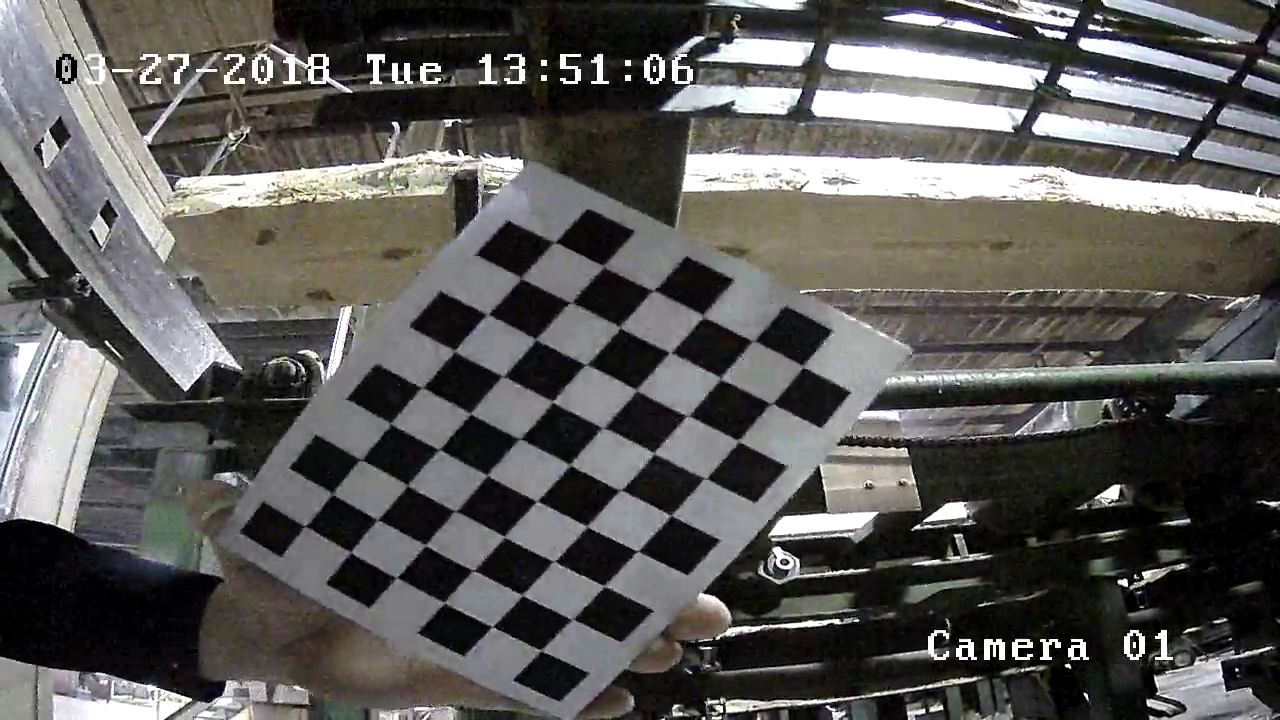
#> input picture Calibration/12.png, 1280 x 720 px
$ python static_select_roi.py --input_scan_folder Calibration --output_file_name out.png
#> lines starting #> are read from the running program, lines starting #| are printed output that depends on the picture; after the words box and inside, x2 and y2 are one past the last pixel; in counts of white or black regions, pixels touching at a corner belong together
"""Select regions of interest and save them to disk.

Each camera needs its own set of ROI boxes. This is done
by constructing a list of lists that is shaped accordingly:
NUMBER_OF_CAMERAS X NUMBER_OF_BOXES. This list is saved in
a file called ROI_list.p
"""

import os
import cv2
import pickle
import glob
import argparse
import traceback
import pdb
import sys


def info(type, value, tb):
    """Start the debugger if we run into an exception."""
    traceback.print_exception(type, value, tb)
    pdb.pm()


sys.excepthook = info


def mouse_handler(event, x, y, flags, param):
    """Update the mouse position as mouse move events call this function."""
    global mouseX, mouseY, ROI_list, camera_number
    if event == cv2.EVENT_MBUTTONDOWN:
        mouseX, mouseY = x, y
        ROI_list[camera_number].append([x, y])
    elif event == cv2.EVENT_MOUSEMOVE:
        mouseX, mouseY = x, y


ap = argparse.ArgumentParser()
ap.add_argument('-i', '--input_scan_folder',
                required=True,
                help='Folder containing a set of camera images')
ap.add_argument('-o', '--output_file_name',
                required=True,
                help='File name to save ROI to.')
args = vars(ap.parse_args())
input_folder = args['input_scan_folder']
output_filename = args['output_file_name']

if input_folder[-1] is not '/':
    input_folder += '/'
if not os.path.exists(input_folder):
    print('Invalid input folder: {}'.format(input_folder))
    exit()
camera_image_files = glob.glob(input_folder+'*.png')

size = 224
ROI_list = [[] for _ in camera_image_files]
mouseX, mouseY = 100, 100
camera_number = 0
cv2.namedWindow('image')
cv2.setMouseCallback('image', mouse_handler)
wide_camera_cal = pickle.load(open('wide_camera_cal.p', 'rb'))
#> (reads wide_camera_cal.p from the repository)

for image_file in camera_image_files:
    img = cv2.imread(image_file, -1)
#> img is the input picture: shape (720, 1280, 3); mean B, G, R 87.8, 90, 91.5
    camera_number = int(image_file[-5:-4])
    while True:
        work_img = img.copy()
        cv2.rectangle(work_img,
                      (mouseX-int(size/2), mouseY-int(size/2)),
                      (mouseX+int(size/2), mouseY+int(size/2)),
                      (0, 255, 255),
                      4)
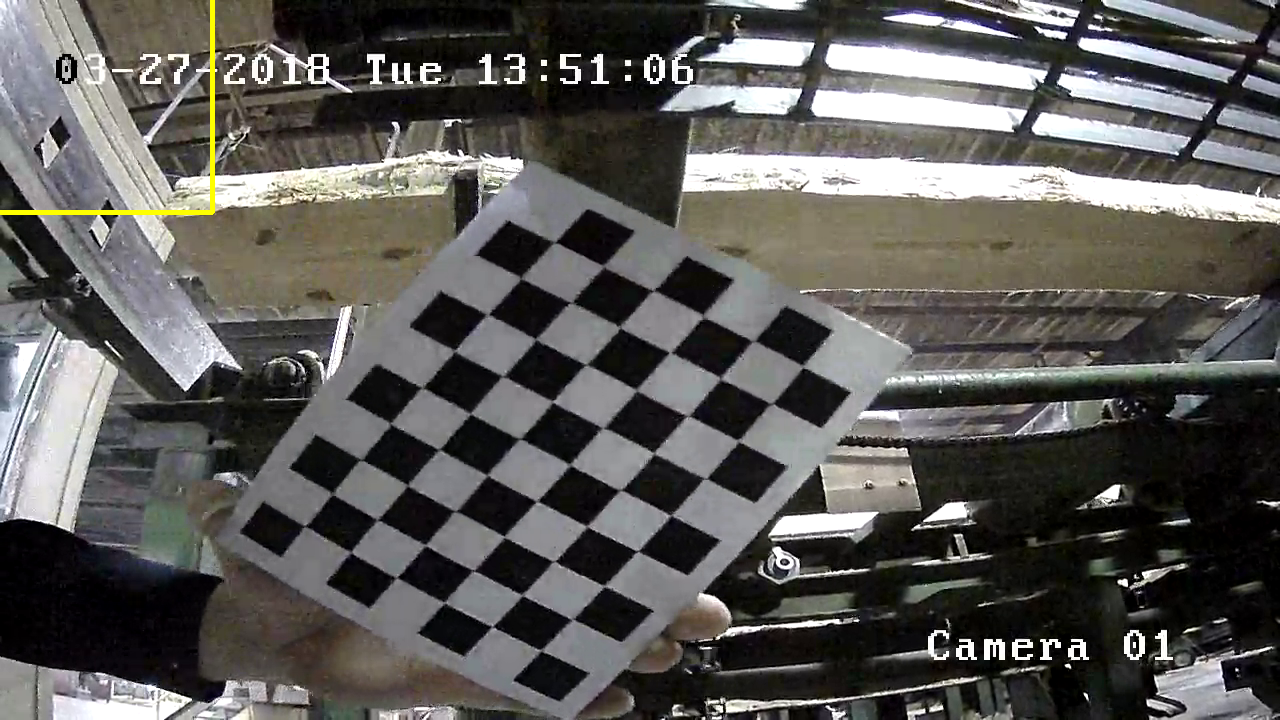
#> work_img: shape (720, 1280, 3); 0.23% of pixels changed, all inside (x1, y1, x2, y2) = (0, 0, 215, 215)
#> (the run stopped early here; a loop or call above may not have finished)
